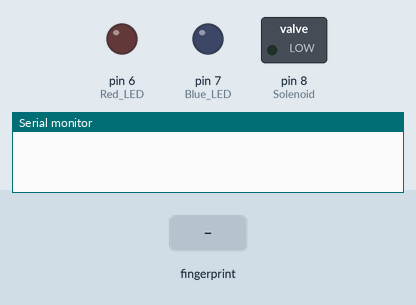
This sketch was run on a simulated Arduino Uno, built with avr-gcc and run on an emulated ATmega328P. On the bench: switched loads named in the sketch (green lamp = pin HIGH), output pins drawn as LEDs (lit = HIGH), the last lines printed to the serial monitor. Inputs (shaded band) come from the test bench.

Above: at 0.01 s.
At 2.3 s:
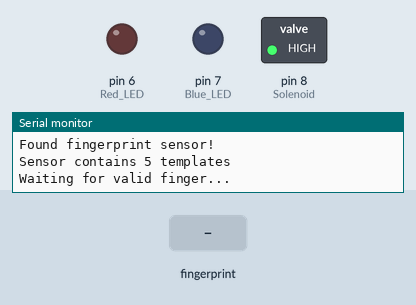
2.4 s: finger stored as number 1 placed on the sensor
At 4.0 s:
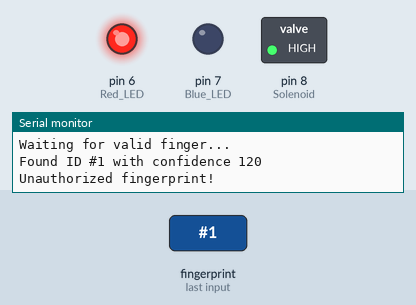
Timing chart, 0 to 7.2 s (numbered marks = the images above; inputs shaded):
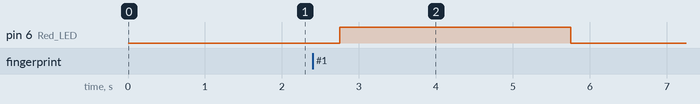

The sketch:

FingerPrintSolenoidDoorLock.ino
```cpp
#include <Adafruit_Fingerprint.h>
#include <SoftwareSerial.h>

#define Blue_LED   7   // Authorized
#define Red_LED    6   // Unauthorized
#define Solenoid   8   // Solenoid control pin

SoftwareSerial mySerial(2, 3); // RX, TX for fingerprint
Adafruit_Fingerprint finger(&mySerial);

unsigned long actionStartTime = 0;
bool actionInProgress = false;
bool authorized = false;

void setup() {
  Serial.begin(9600);
  while (!Serial); // Wait for Serial on some boards
  delay(100);

  pinMode(Blue_LED, OUTPUT);
  pinMode(Red_LED, OUTPUT);
  pinMode(Solenoid, OUTPUT);


  digitalWrite(Blue_LED, LOW);
  digitalWrite(Red_LED, LOW);
  digitalWrite(Solenoid, HIGH); // Solenoid initially closed

  finger.begin(57600);
  delay(5);

  if (finger.verifyPassword()) {
    Serial.println("Found fingerprint sensor!");
  } else {
    Serial.println("Did not find fingerprint sensor :(");
    while (1) { delay(1); }
  }

  finger.getTemplateCount();
  Serial.print("Sensor contains ");
  Serial.print(finger.templateCount);
  Serial.println(" templates");
  Serial.println("Waiting for valid finger...");
}

void loop() {
  // If an action is in progress, check if 3 seconds passed
  if (actionInProgress && millis() - actionStartTime >= 3000) {
    // Reset everything
    digitalWrite(Solenoid, HIGH);  // Close solenoid
    digitalWrite(Blue_LED, LOW);
    digitalWrite(Red_LED, LOW);
    actionInProgress = false;
  }

  // If an action is in progress, skip scanning
  if (actionInProgress) return;

  uint8_t result = getFingerprintID();

  if (result == 99) { // Authorized
    Serial.println("Authorized fingerprint!");

    digitalWrite(Blue_LED, HIGH);
    digitalWrite(Solenoid, LOW); // Open solenoid

    actionStartTime = millis();
    actionInProgress = true;
    authorized = true;
  } else if (result == 0xFF) {
    // No finger or failed read, do nothing
  } else {
    Serial.println("Unauthorized fingerprint!");

    digitalWrite(Red_LED, HIGH);
    digitalWrite(Solenoid, HIGH); // Make sure solenoid is closed

    actionStartTime = millis();
    actionInProgress = true;
    authorized = false;
  }
}

// Fingerprint reader logic
uint8_t getFingerprintID() {
  uint8_t p = finger.getImage();
  if (p != FINGERPRINT_OK) return 0xFF;

  p = finger.image2Tz();
  if (p != FINGERPRINT_OK) return 0xFF;

  p = finger.fingerFastSearch();
  if (p != FINGERPRINT_OK) return 0xFE;

  Serial.print("Found ID #"); Serial.print(finger.fingerID);
  Serial.print(" with confidence "); Serial.println(finger.confidence);
  return finger.fingerID;
}
```

Measured:
- after the input at 2.4 s, pin 6 (Red_LED): LOW → HIGH after 0.35 s, → LOW 3.0 s later
